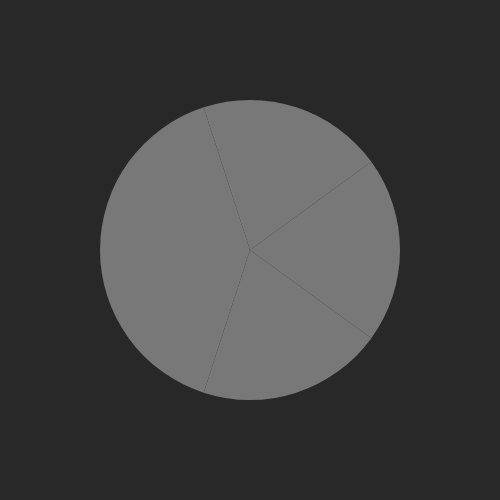
Frame 1 (no input)
Frame 60 (no input): identical to frame 1, image omitted
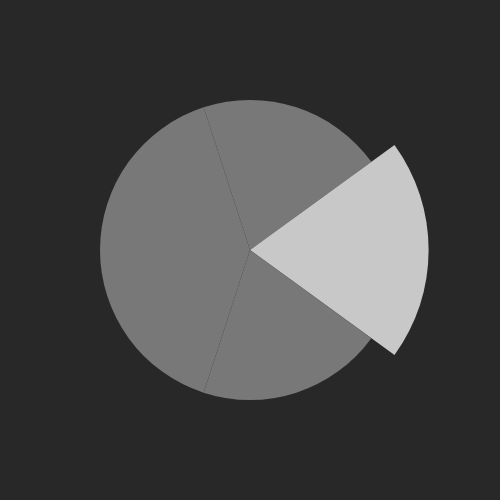
Frame 120 (the mouse pressed at the canvas centre since frame 60)

The p5.js sketch that drew these frames (run headless with seeded random() and noise() and a simulated clock; from frame 60 on, the mouse is pressed at the canvas centre):

// p5.js sketch
// ── sketch.js
var body;

function setup() {
  createCanvas(500,500);
  body=new Body(250,250,150,5);
}

function draw() {
  background(40);
  body.run(mouseX, mouseY);
}


function Body(x,y,r,n){
  var segs=[];
  this.selected=-1;

  for(var i=0; i<n; i++){
    segs.push(new Seg(x,y,r,-PI+i*TWO_PI/n,-PI+(i+1)*TWO_PI/n));
  }

  this.run=function(mx,my){
    var sel=-1;
    segs.forEach(function(seg,i){
      if(seg.run(mx,my)){
        sel=i;
      }
      seg.show();
    });
    this.selected=sel;
    return sel;
  }

  function Seg(x,y,r,as,ae){
    var hover=false;
    var scl=1;
    var maxScl=1.2;

    this.run=function(mx,my){
      var a=atan2(my-y, mx-x);
      var d=dist(x,y,mx,my);
      hover=d <r && a>as && a<ae;
      if(hover){
        scl+=(maxScl-scl)/20;
      } else {
        scl+=(1-scl)/20;
      }
      return hover;
    };

    this.show=function(){
      push();
      translate(x,y);
      scale(scl);
      fill(hover?200:120);
      noStroke();
      arc(0,0,r*2,r*2,as,ae);
      pop();
    };
  }
}
